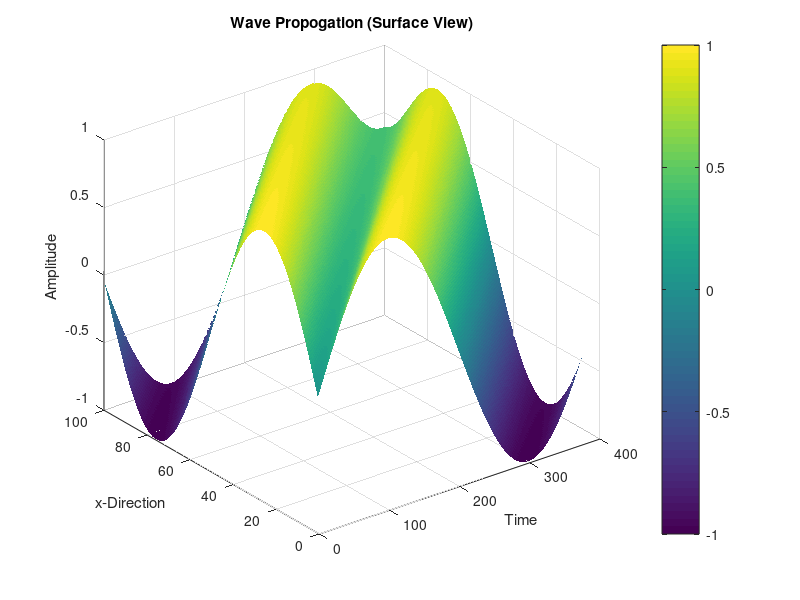

MATLAB code for this plot: (Note: this script raises an error after producing the figure.)
clear all; close all; clc; 
%% 
% Peter Oldreive
% B00894035
% MECH 4865 - CFD
% Project 3
% Created: Dec 1, 2025
% Updated: Dec 2, 2025
% 
% This program calculates the transient response of the oscillating 
% disturbances of a wave function. This program used a finite difference
% Forward Time Backward Space (FTBS) scheme to discretize the governing
% equation and solve with the given initial and boundary conditions 


%% Define Wave function boundary conditions 
function U_BC = U_BC_func(t, x, C) 
    % Check if time is zero, an x is within given boundary
    if(t == 0 && 0 <= x && x <= 1)
        U_BC = sin(2*pi*x); % Boundary at t = 0
    elseif(t >= 0 && x ==0) % Check that x is zero, and time is greater than zero
        U_BC = sin(2*pi*C*t); % Boundary at x = 0 
    end 
end 

function U = calc_U(Uin, Ui_1n, c, deltax, deltat)
    % Function to calculate U, from Uin and Ui-1n, usig FTBD
    % This equation was derived from the wave equation, using Taylor Series
    % expansions to approximate the partial derivative terms with first
    % order accuracy. 
    U = (1-(c*deltat)/deltax)*Uin + ((c*deltat)/deltax)*Ui_1n;
end 

%% Define Finite Volume Cell Size 
%Take user input 
% deltax = input("Grid x-dimension (m): "); % Discretized delta x
% deltat = input("Time step (s): "); % Time step (s)
deltax = 0.01;
deltat = 0.01; 


% Cmin = input('Wave Speed min, Cmin: '); % Minimim Wave speed
% Cmax = input('Wave Speed max, Cmax: '); % Maximum Wave speed
% Cstep = input('Wave Speed Step, Cstep: '); % Wave speed step
Cmin = 0.25; % Minimum Wave Speed  
Cmax = 1; % Maximum Wave Speed
Cstep = 0.25; % Wave speed step


% Intitialize maximum domain values 
xdim = 1; % Maximium x-dimension (m) 
tmax = 4; % Maximum simulation time (s)


% Define Number of discrete x-values
Nx = xdim/deltax; 

% Define number of time steps
Nt = tmax/deltat;

% Display domain information to user 
fprintf(['For deltax = ', num2str(deltax), ' m and deltat = ', num2str(deltat), ...
    ' m\nNx = ', num2str(Nx), ' and Nt = ', num2str(Nt), '\n'])


% Define solution matrix and vectors of independant variables 
U = zeros(Nx,Nt, Cmax/Cstep); % Matrix of Unknowns
t = zeros(Nt, 1); % Vector of timesteps
x = zeros(Nx, 1); % Vector of dscrete x-coordinatres 

% Define boundary conditions 
for C = Cmin:Cstep:Cmax
    for n = 1:Nt % For all time values
        t(n) = (n-1)*deltat; % Calculate time at point n
        U(1,n, C/Cstep) = U_BC_func(t(n), 0, C); % Calculate boundary condition for x = 0, tn
    end 
    for n = 1:Nx % for all discrete x-values 
        x(n) = (n-1)*deltax; % Calculate position at point i 
        U(n,1, C/Cstep) = U_BC_func(0, x(n), C); % Calculate boundary condition for t = 0, xi
    end 

% Fill U matrix 

    for n = 1:Nt -1  % For all time steps
    
        for j = 2:Nx % For all x-coordinates
      
            % Calculate U value using FTBS scheme
            U(j,n + 1, C/Cstep) = calc_U(U(j,n, C/Cstep), U(j-1,n,C/Cstep), C, deltax, deltat);
        end 
    end 
end 

%% Plotting
%% Surface Plot
for C = Cmin:Cstep:Cmax
    % Surface Plot
    figure('Name',['Surface Plot C ' num2str(C)],'NumberTitle','off')
    surf(U(:, :, C/Cstep),'EdgeColor','none')
    %set(gcf, 'Position', [350 250 800 400])
    xlabel('Time');
    ylabel('x-Direction');
    zlabel('Amplitude');
    title('Wave Propogation (Surface View)');
    a=colorbar;
    a.Label.String = 'Amplitude';
    yticks(0:0.1/deltax:xdim/deltax)
    yticklabels(x(1):0.1:xdim);
    xticks(t(1)/deltat:1/deltat:tmax/deltat)
    xticklabels(t(1):1:tmax);
    view(-45,45);
end 

%% Wave Ampltidue WTR time
figure('Name','Time Plots','NumberTitle','off');
xt = tiledlayout(2,2); % 2 rows, 2 columns
xt.TileSpacing = 'compact';
xt.Padding = 'compact';
title(xt, 'Oscillating Displacement WRT Time for Various C and x')
nexttile;
% C = 0.25
plot( t, U(1,:, 0.25/Cstep), 'o', 'MarkerSize', 4, 'color', 'g', ...
        'LineStyle','--');
hold on;
% C = 0.50
plot( t, U(1,:, 0.50/Cstep), '*', 'MarkerSize', 4, 'color', 'b', ...
        'LineStyle','--');
hold on;
% C = 0.75
plot( t, U(1, :, 0.75/Cstep), '.', 'MarkerSize', 4, 'color', 'c', ...
        'LineStyle','--');
hold on;
% c = 1
plot( t, U(1, :, 1/Cstep), '+', 'MarkerSize', 4, 'color', 'r', ...
        'LineStyle','--');
hold on;
title('x = 0 m');
grid on;
xlabel('Time (s)');
ylabel('Displacement (m)');
ylim([-1 1])

nexttile;
% C = 0.25
p1 = plot( t, U(0.25/deltax,:, 0.25/Cstep), 'o', 'MarkerSize', 4, 'color', 'g', ...
        'LineStyle','--');
hold on;
% C = 0.50
p2 = plot( t, U(0.25/deltax ,: , 0.50/Cstep), '*', 'MarkerSize', 4, 'color', 'b', ...
        'LineStyle','--');
hold on;
% C = 0.75
p3 = plot( t, U(0.25/deltax, : , 0.75/Cstep), '.', 'MarkerSize', 4, 'color', 'c', ...
        'LineStyle','--');
hold on;
% c = 1
p4 = plot( t, U(0.25/deltax, : , 1/Cstep), '+', 'MarkerSize', 4, 'color', 'r', ...
        'LineStyle','--');
hold on;
title('x = 0.25 m');
grid on;
xlabel('Time (s)');
ylabel('Displacement (m)');


nexttile;
% C = 0.25
plot( t, U(0.5/deltax, :, 0.25/Cstep), 'o', 'MarkerSize', 4, 'color', 'g', ...
        'LineStyle','--');
hold on;
% C = 0.50
plot( t, U(0.5/deltax, :, 0.50/Cstep), '*', 'MarkerSize', 4, 'color', 'b', ...
        'LineStyle','--');
hold on;
% C = 0.75
plot( t, U(0.5/deltax, :, 0.75/Cstep), '.', 'MarkerSize', 4, 'color', 'c', ...
        'LineStyle','--');
hold on;
% c = 1
plot( t, U(0.5/deltax, :, 1/Cstep), '+', 'MarkerSize', 4, 'color', 'r', ...
        'LineStyle','--');
hold on;
title('x = 0.5 m');
grid on;
xlabel('Time (s)');
ylabel('Displacement (m)');


nexttile;
% C = 0.25
plot( t, U(0.75/deltax, :, 0.25/Cstep), 'o', 'MarkerSize', 4, 'color', 'g', ...
        'LineStyle','--');
hold on;
% C = 0.50
plot( t, U(0.75/deltax, :, 0.50/Cstep), '*', 'MarkerSize', 4, 'color', 'b', ...
        'LineStyle','--');
hold on;
% C = 0.75
plot( t, U(0.75/deltax, :, 0.75/Cstep), '.', 'MarkerSize', 4, 'color', 'c', ...
        'LineStyle','--');
hold on;
% c = 1
plot( t, U(0.75/deltax, :, 1/Cstep), '+', 'MarkerSize', 4, 'color', 'r', ...
        'LineStyle','--');
hold off;
title('x = 0.75 m');
grid on;
xlabel('Time (s)');
ylabel('Displacement (m)');


% Add legend to plot
h = [p1 p2 p3 p4];
lg = legend(h, {'C = 0.25','C = 0.5','C = 0.75','C = 1'},'Orientation', 'Horizontal');
lg.Layout.Tile = 'south';


%% Wave Ampltidue WTR x-coordinate
figure('Name','x-Dimension Plots','NumberTitle','off');
xp = tiledlayout(2,2); % 2 rows, 2 columns
xp.TileSpacing = 'compact';
xp.Padding = 'compact';
title(xp, 'Oscillating Displacement WRT x-Coordinate for Various C and t')
nexttile;
% C = 0.25
plot(x, U(:,1, 0.25/Cstep), 'o', 'MarkerSize', 4, 'color', 'g', ...
        'LineStyle','--');
hold on;
% C = 0.50
plot( x, U(:,1, 0.50/Cstep), '*', 'MarkerSize', 4, 'color', 'b', ...
        'LineStyle','--');
hold on;
% C = 0.75
plot( x, U(:, 1, 0.75/Cstep), '.', 'MarkerSize', 4, 'color', 'c', ...
        'LineStyle','--');
hold on;
% c = 1
plot( x, U(:, 1, 1/Cstep), '+', 'MarkerSize', 4, 'color', 'r', ...
        'LineStyle','--');
hold on;
title('t = 0 s');
grid on;
xlabel('x-Coordinate (m)');
ylabel('Displacement (m)');
ylim([-1 1])

nexttile;
% C = 0.25
p1 = plot( x, U(:,1/deltat, 0.25/Cstep), 'o', 'MarkerSize', 4, 'color', 'g', ...
        'LineStyle','--');
hold on;
% C = 0.50
p2 = plot( x, U(:,1/deltat, 0.50/Cstep), '*', 'MarkerSize', 4, 'color', 'b', ...
        'LineStyle','--');
hold on;
% C = 0.75
p3 = plot( x, U(:, 1/deltat, 0.75/Cstep), '.', 'MarkerSize', 4, 'color', 'c', ...
        'LineStyle','--');
hold on;
% c = 1
p4 = plot( x, U(:, 1/deltat, 1/Cstep), '+', 'MarkerSize', 4, 'color', 'r', ...
        'LineStyle','--');
hold on;
title('t = 1 s');
grid on;
xlabel('x-Coordinate (m)');
ylabel('Displacement (m)');


nexttile;
% C = 0.25
plot( x, U(:,2/deltat, 0.25/Cstep), 'o', 'MarkerSize', 4, 'color', 'g', ...
        'LineStyle','--');
hold on;
% C = 0.50
plot( x, U(:,2/deltat, 0.50/Cstep), '*', 'MarkerSize', 4, 'color', 'b', ...
        'LineStyle','--');
hold on;
% C = 0.75
plot( x, U(:, 2/deltat, 0.75/Cstep), '.', 'MarkerSize', 4, 'color', 'c', ...
        'LineStyle','--');
hold on;
% c = 1
plot( x, U(:, 2/deltat, 1/Cstep), '+', 'MarkerSize', 4, 'color', 'r', ...
        'LineStyle','--');
hold on;
title('t = 2 s');
grid on;
xlabel('x-Coordinate (m)');
ylabel('Displacement (m)');


nexttile;
% C = 0.25
plot( x, U(:,3/deltat, 0.25/Cstep), 'o', 'MarkerSize', 4, 'color', 'g', ...
        'LineStyle','--');
hold on;
% C = 0.50
plot( x, U(:,3/deltat, 0.50/Cstep), '*', 'MarkerSize', 4, 'color', 'b', ...
        'LineStyle','--');
hold on;
% C = 0.75
plot( x, U(:, 3/deltat, 0.75/Cstep), '.', 'MarkerSize', 4, 'color', 'c', ...
        'LineStyle','--');
hold on;
% c = 1
plot( x, U(:, 3/deltat, 1/Cstep), '+', 'MarkerSize', 4, 'color', 'r', ...
        'LineStyle','--');
hold off;
title('t = 3 s');
grid on;
xlabel('x-Coordinate (m)');
ylabel('Displacement (m)');
% Add legend to plot
h = [p1 p2 p3 p4];
lg = legend(h, {'C = 0.25','C = 0.5','C = 0.75','C = 1'},'Orientation', 'Horizontal');
lg.Layout.Tile = 'south';


%% Position dependant boundary condition 
figure('Name','x-Dimension BC','NumberTitle','off');
% C = 0.25
plot(x, U(:,1, 0.25/Cstep), 'o', 'MarkerSize', 4, 'color', 'g', ...
        'LineStyle','--');
hold on;
% C = 0.50
plot( x, U(:,1, 0.50/Cstep), '*', 'MarkerSize', 4, 'color', 'b', ...
        'LineStyle','--');
hold on;
% C = 0.75
plot( x, U(:, 1, 0.75/Cstep), '.', 'MarkerSize', 4, 'color', 'c', ...
        'LineStyle','--');
hold on;
% c = 1
plot( x, U(:, 1, 1/Cstep), '+', 'MarkerSize', 4, 'color', 'r', ...
        'LineStyle','--');
hold on;
title('Position Dependant Boundary Condition for x-Domain');
grid on;
xlabel('x-Coordinate (m)');
ylabel('Displacement (m)');
ylim([-1 1])
legend('C = 0.25','C = 0.5','C = 0.75','C = 1', 'Location', 'southoutside', ...
    'Orientation', 'horizontal')

%% Time Dependant BC
figure('Name','Time Dep. BC.','NumberTitle','off');
% C = 0.25
plot( t, U(1,:, 0.25/Cstep), 'o', 'MarkerSize', 4, 'color', 'g', ...
        'LineStyle','--');
hold on;
% C = 0.50
plot( t, U(1,:, 0.50/Cstep), '*', 'MarkerSize', 4, 'color', 'b', ...
        'LineStyle','--');
hold on;
% C = 0.75
plot( t, U(1, :, 0.75/Cstep), '.', 'MarkerSize', 4, 'color', 'c', ...
        'LineStyle','--');
hold on;
% c = 1
plot( t, U(1, :, 1/Cstep), '+', 'MarkerSize', 4, 'color', 'r', ...
        'LineStyle','--');
hold on;
title('Time Dependant Boundary Condition for t0.01-Domain');
legend('C = 0.25','C = 0.5','C = 0.75','C = 1', 'Location', 'southoutside', ...
    'Orientation', 'horizontal');
grid on;
xlabel('Time (s)');
ylabel('Displacement (m)');
ylim([-1 1])